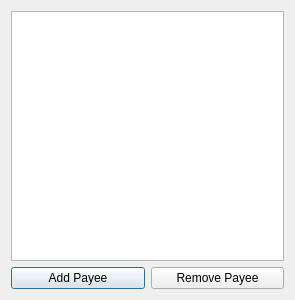
<?xml version="1.0" encoding="UTF-8"?>
<ui version="4.0">
 <class>PayeeListDialog</class>
 <widget class="QDialog" name="PayeeListDialog">
  <property name="geometry">
   <rect>
    <x>0</x>
    <y>0</y>
    <width>295</width>
    <height>300</height>
   </rect>
  </property>
  <property name="windowTitle">
   <string>Dialog</string>
  </property>
  <layout class="QGridLayout" name="gridLayout">
   <item row="0" column="0" colspan="2">
    <widget class="QListView" name="listView"/>
   </item>
   <item row="1" column="0">
    <widget class="QPushButton" name="pushButton">
     <property name="text">
      <string>Add Payee</string>
     </property>
    </widget>
   </item>
   <item row="1" column="1">
    <widget class="QPushButton" name="pushButton_2">
     <property name="text">
      <string>Remove Payee</string>
     </property>
    </widget>
   </item>
  </layout>
 </widget>
 <resources/>
 <connections/>
</ui>
